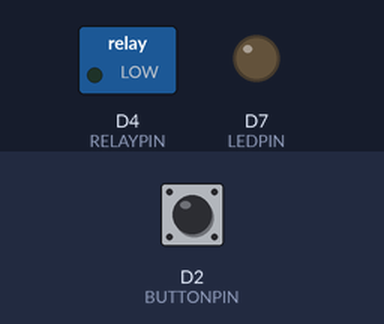
The sketch below on a simulated ESP8266 (NodeMCU). Parts: switched loads named in the sketch (green lamp = pin HIGH), output pins drawn as LEDs (lit = HIGH). The test bench sets the inputs (shaded band); at power-on: D2 (BUTTONPIN) LOW.

Above: at 1.2 s.
1.3 s: D2 (BUTTONPIN) pulled HIGH for 0.15 s
At 1.37 s:
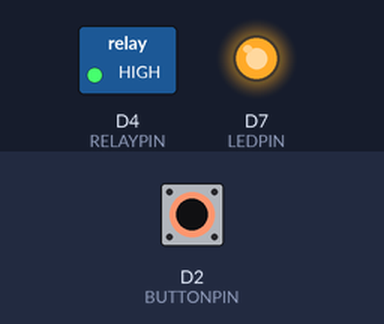
2.9 s: D2 (BUTTONPIN) pulled HIGH for 3.2 s
At 6.8 s:
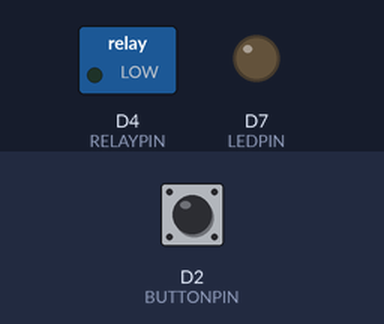
Timing chart, 0 to 8.3 s (numbered marks = the images above; inputs shaded):
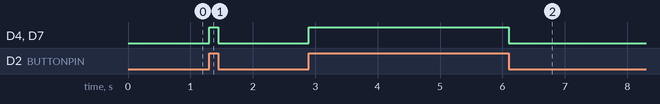

The sketch:

GroveRelay.ino
```cpp
#define BUTTONPIN D2
#define LEDPIN D7
#define RELAYPIN D4

void setup() {
    pinMode(LEDPIN, OUTPUT);
    pinMode(BUTTONPIN, INPUT);

    pinMode(RELAYPIN, OUTPUT);
    digitalWrite(RELAYPIN, LOW);
}

void loop() {
    if (digitalRead(BUTTONPIN) == 1) {
        digitalWrite(LEDPIN, HIGH);
        digitalWrite(RELAYPIN, HIGH);
    } else {
        digitalWrite(LEDPIN, LOW);
        digitalWrite(RELAYPIN, LOW);
    }
}
```

Measured:
- after the input at 1.3 s, D4 (RELAYPIN), D7 (LEDPIN): LOW → HIGH at once, → LOW 0.15 s later
- after the input at 2.9 s, D4 (RELAYPIN), D7 (LEDPIN): LOW → HIGH at once, → LOW 3.2 s later
